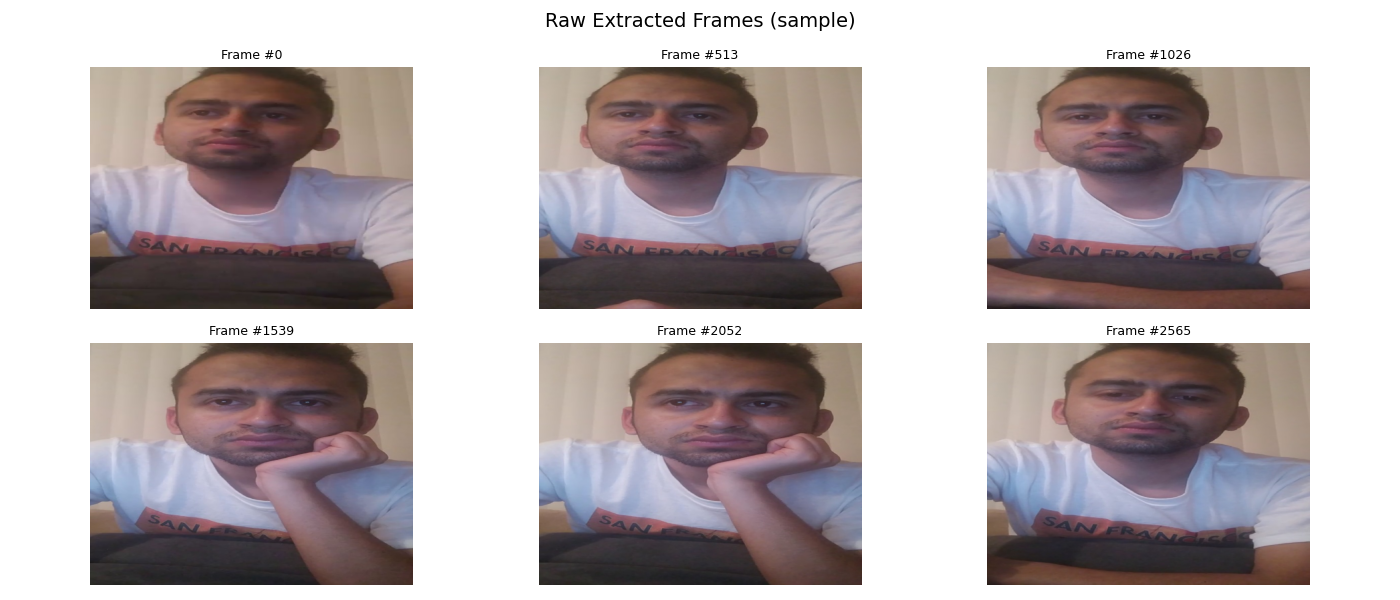
#> input picture frame/sample_raw_frames.png, 1400 x 600 px; its folder holds only this picture in this run
$ python -i CLAHE_apply.py   (imports and definitions only)
#> lines starting #> are read from the running program, lines starting #| are printed output that depends on the picture
### Frame_exrtaction/config.py
import os, gc, math, time, warnings, sys
import numpy as np
import pandas as pd
import cv2
import matplotlib.pyplot as plt
import matplotlib.gridspec as gridspec
import mediapipe as mp
from pathlib import Path
from IPython.display import display

if sys.platform.startswith('win'):
    try:
        sys.stdout.reconfigure(encoding='utf-8')
    except Exception:
        pass

warnings.filterwarnings('ignore')

# -- Reproducibility --
np.random.seed(42)

# -- Root paths --
PROJECT_ROOT  = Path(r'E:\Buồn ngủ')
VIDEO_ROOT    = PROJECT_ROOT / 'Video_container'
OUTPUT_ROOT   = PROJECT_ROOT / 'frame'

FRAMES_RAW    = OUTPUT_ROOT / 'frames_raw'
FRAMES_CLAHE  = OUTPUT_ROOT / 'frames_clahe'
FRAMES_MESH   = OUTPUT_ROOT / 'frames_mesh'
CSV_DIR       = OUTPUT_ROOT / 'csv'

for d in [FRAMES_RAW, FRAMES_CLAHE, FRAMES_MESH, CSV_DIR]:
    d.mkdir(parents=True, exist_ok=True)
#> further down, picture is the input picture: shape (600, 1400, 3); mean B, G, R 176.6, 174.7, 183.5

# -- Preprocessing config --
TARGET_FPS         = 4
CLAHE_CLIP_LIMIT   = 2.0
CLAHE_TILE_GRID    = (8, 8)
RESIZE_DIM         = (640, 480)
FACE_MESH_CONF     = 0.5
FACE_MESH_TRACKING = 0.5

# Helper to map participant IDs to folder names
PARTICIPANT_MAP = {
    '01': 'participant1',
    '02': 'partcipant2',
    '03': 'participant3',
    '04': 'partcipant4',
    '05': 'participant5',
    '06': 'participant6'
}

print('Config OK -- project root:', PROJECT_ROOT)

### frame/CLAHE_apply.py
import sys
import time
from pathlib import Path
import numpy as np
import cv2

# Add Frame_exrtaction directory to sys.path to allow importing config
sys.path.append(str(Path(__file__).parent.parent / 'Frame_exrtaction'))
from config import *

def imread_unicode(path):
    try:
        img_array = np.fromfile(str(path), dtype=np.uint8)
        return cv2.imdecode(img_array, cv2.IMREAD_COLOR)
    except Exception as e:
        print(f'Error reading {path}: {e}')
        return None

def imwrite_unicode(path, img, quality=95):
    try:
        is_success, img_buf = cv2.imencode('.jpg', img, [cv2.IMWRITE_JPEG_QUALITY, quality])
        if is_success:
            img_buf.tofile(str(path))
            return True
        return False
    except Exception as e:
        print(f'Error writing {path}: {e}')
        return False

def apply_clahe(frame_bgr: np.ndarray,
                clip_limit: float = 2.0,
                tile_grid: tuple = (8, 8)) -> np.ndarray:
#> called with clip_limit = 2, tile_grid = (8, 8)
    if frame_bgr is None:
        return None
    lab   = cv2.cvtColor(frame_bgr, cv2.COLOR_BGR2LAB)
#> lab: shape (600, 1400, 3); mean of channels 0, 1, 2 180.7, 132.1, 128.4
    l, a, b = cv2.split(lab)
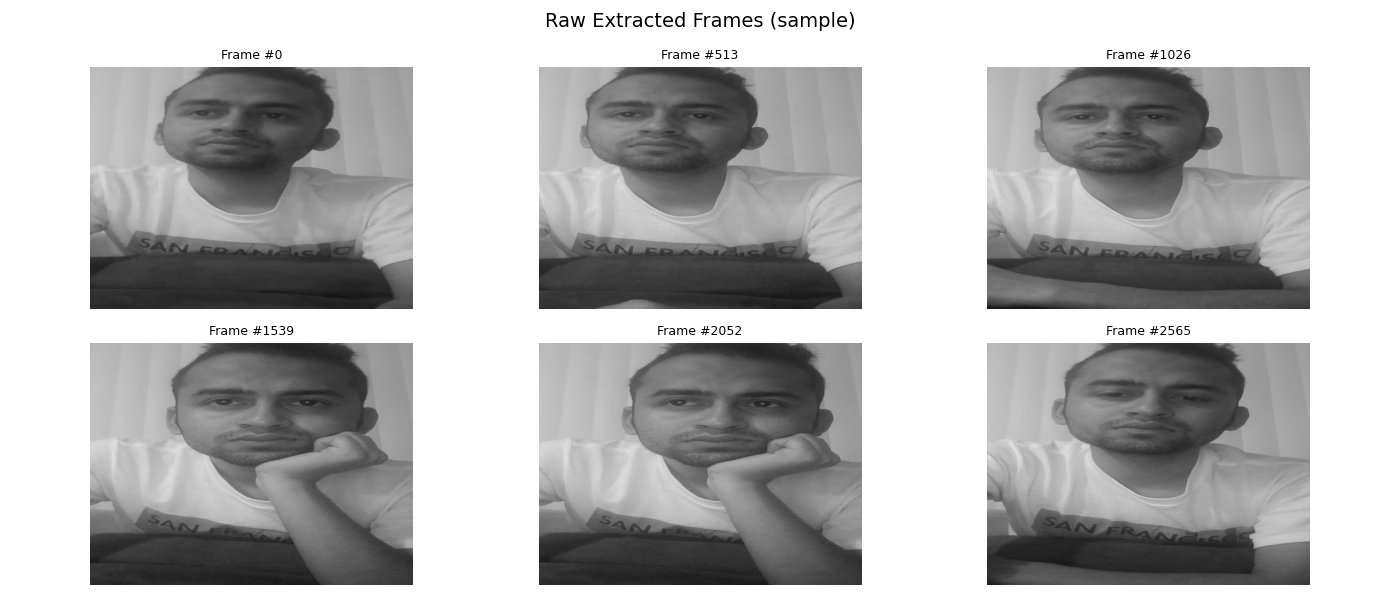
#> l: shape (600, 1400); min 0, max 255, mean 180.7
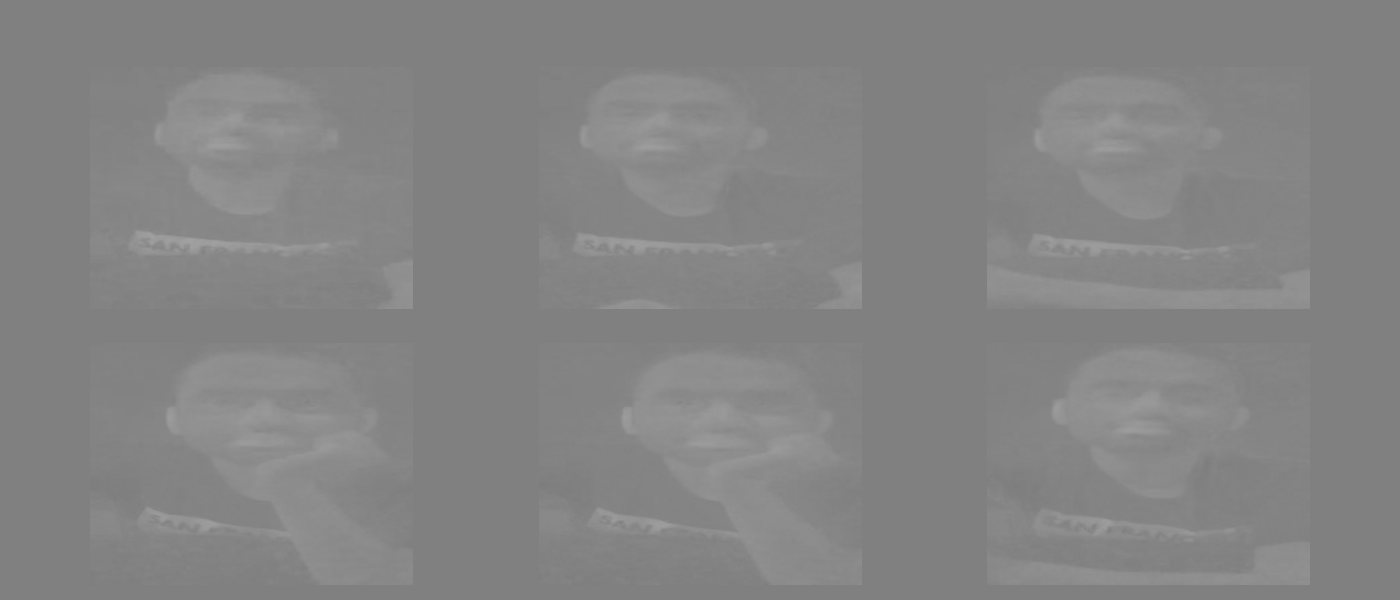
#> a: shape (600, 1400); min 125, max 161, mean 132.1
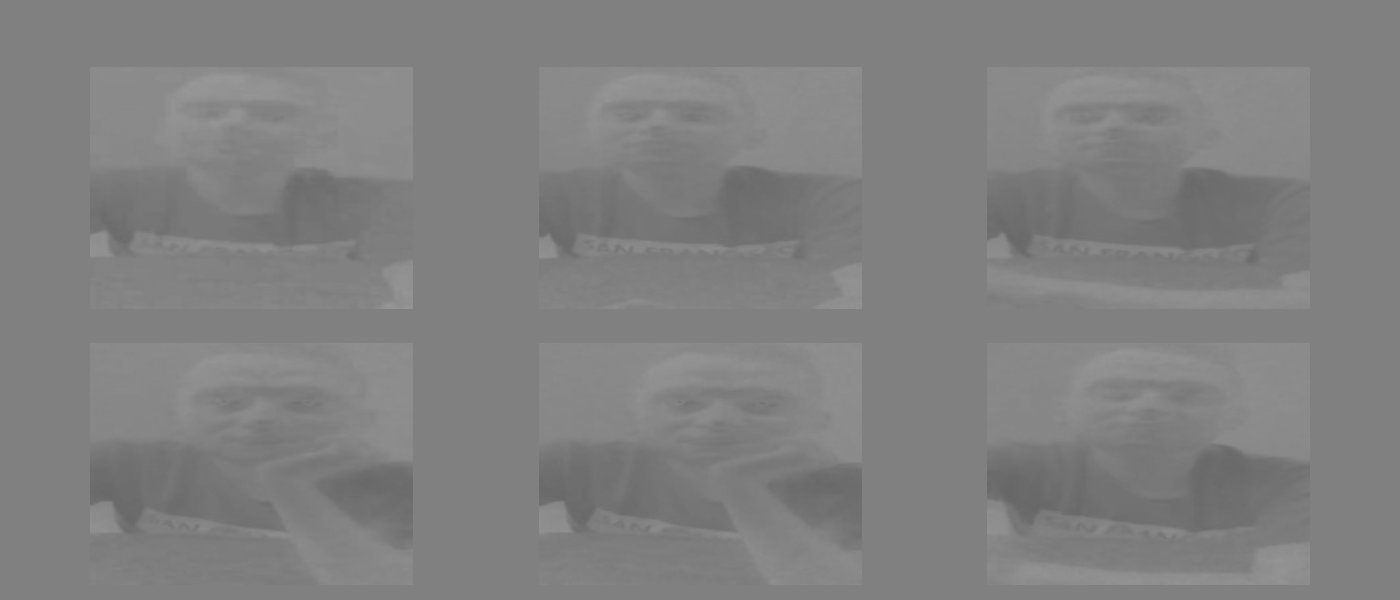
#> b: shape (600, 1400); min 102, max 152, mean 128.4
    clahe = cv2.createCLAHE(clipLimit=clip_limit, tileGridSize=tile_grid)
    l_eq  = clahe.apply(l)
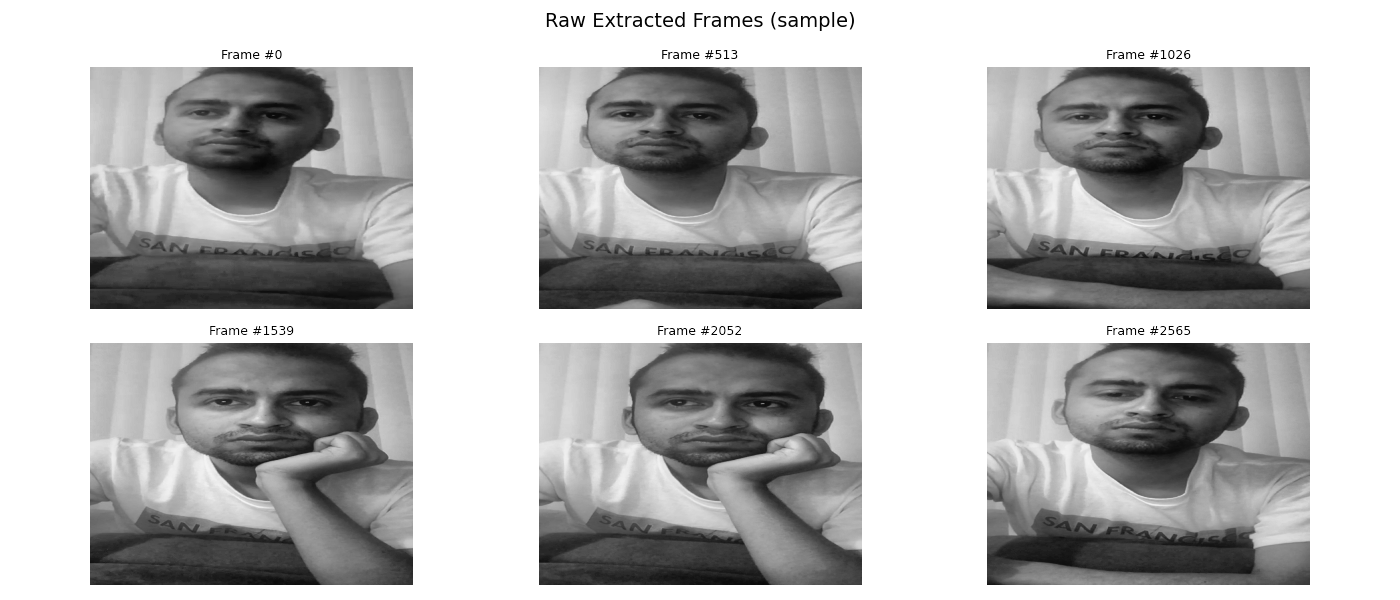
#> l_eq: shape (600, 1400); min 1, max 255, mean 183.2
    lab_eq = cv2.merge([l_eq, a, b])
#> lab_eq: shape (600, 1400, 3); mean of channels 0, 1, 2 183.2, 132.1, 128.4
    return cv2.cvtColor(lab_eq, cv2.COLOR_LAB2BGR)
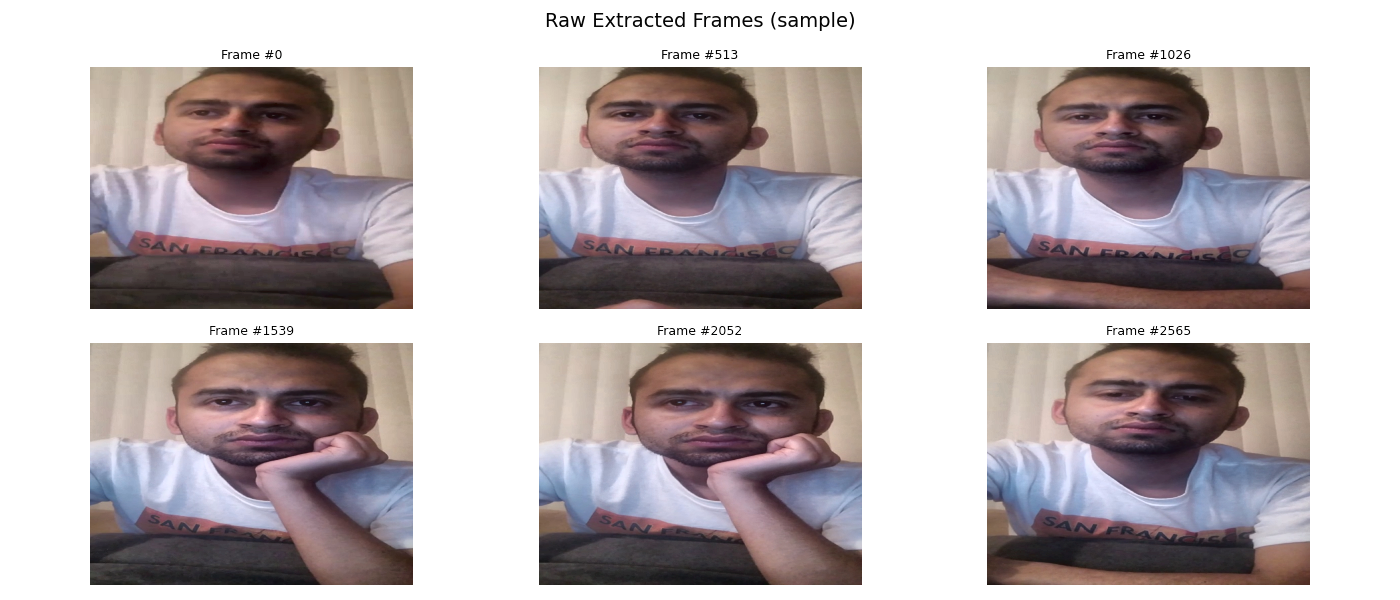
#> returned value: shape (600, 1400, 3); mean B, G, R 179.4, 177.6, 186.5

t0 = time.time()
# Recursively find all raw frames
raw_frame_paths = sorted(list(FRAMES_RAW.rglob('*.jpg')))
total = len(raw_frame_paths)
# [22 lines not run here, left out]

>>> import cv2
>>> picture = cv2.imread('sample_raw_frames.png')
>>> result = apply_clahe(picture)

$ run again, on frame/failure_analysis.png
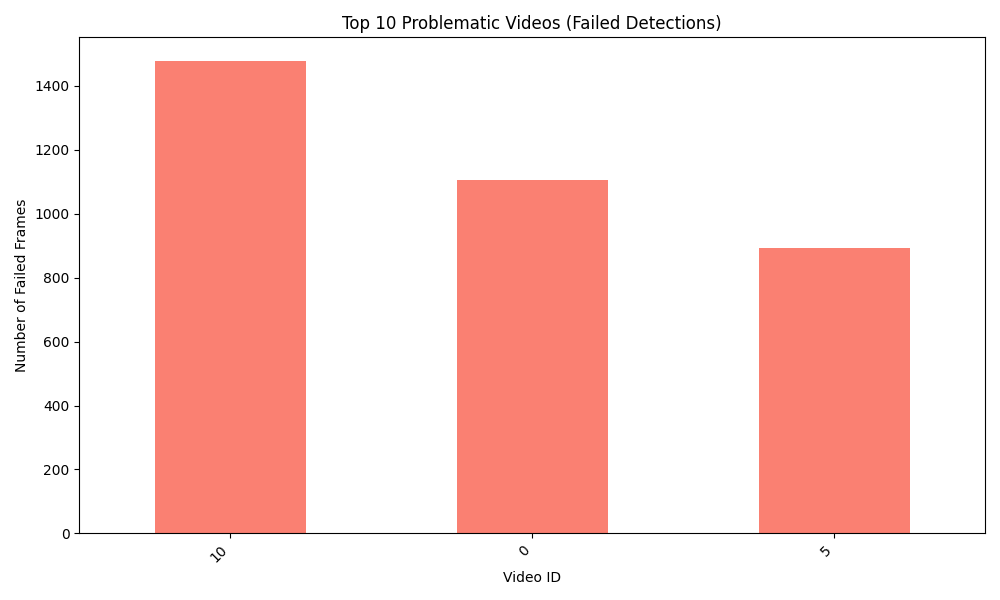
#> input picture frame/failure_analysis.png, 1000 x 600 px
#> picture is the input picture: shape (600, 1000, 3); mean B, G, R 213.1, 217, 251
#> lab: shape (600, 1000, 3); mean of channels 0, 1, 2 229.3, 140.6, 136.1
#> in apply_clahe, `l, a, b = cv2.split(lab)`:
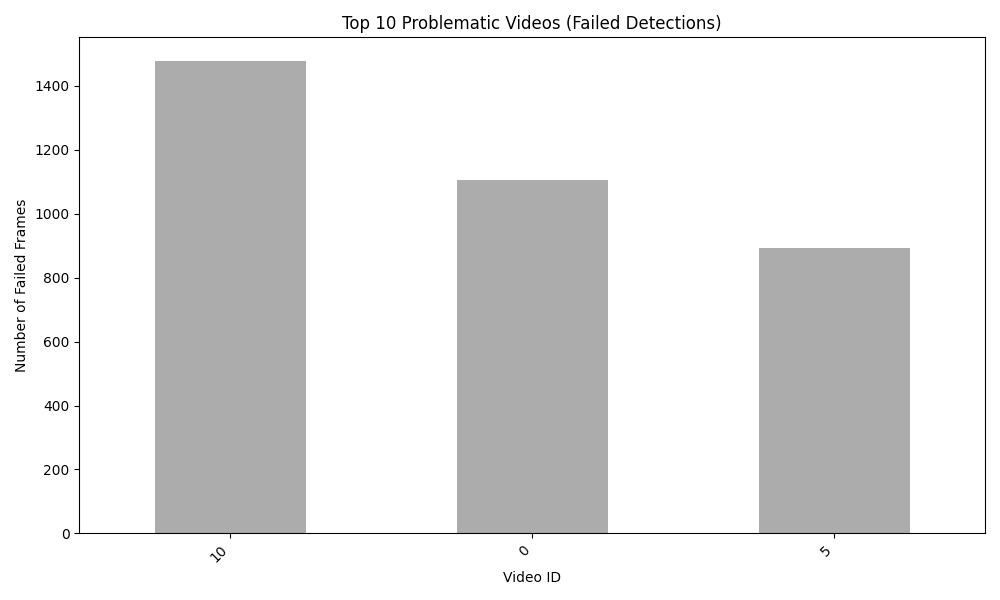
#> l: shape (600, 1000); min 0, max 255, mean 229.3
#> in apply_clahe, `l, a, b = cv2.split(lab)`:
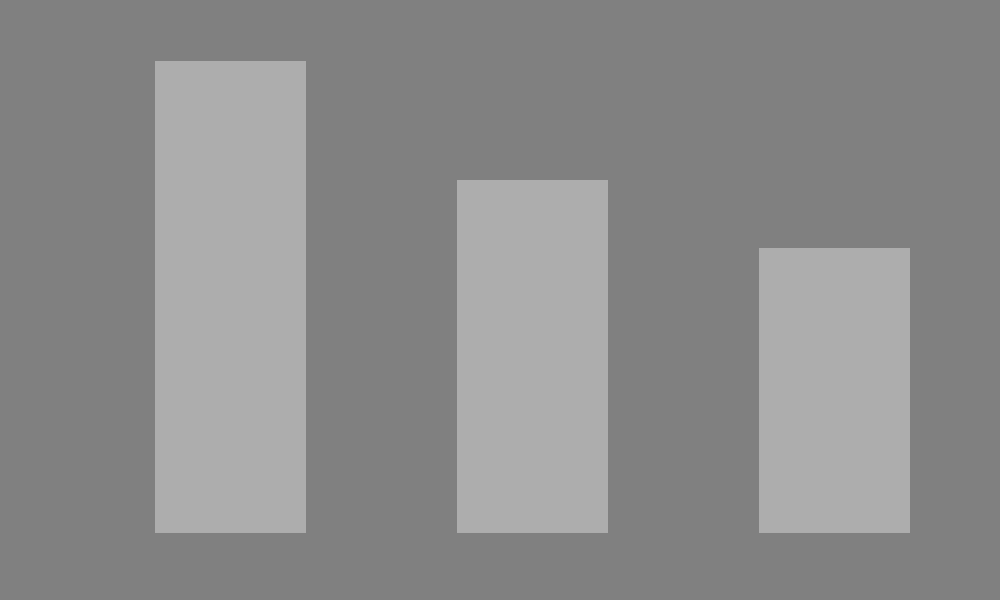
#> a: shape (600, 1000); min 128, max 173, mean 140.6
#> lab_eq: shape (600, 1000, 3); mean of channels 0, 1, 2 229.3, 140.6, 136.1
